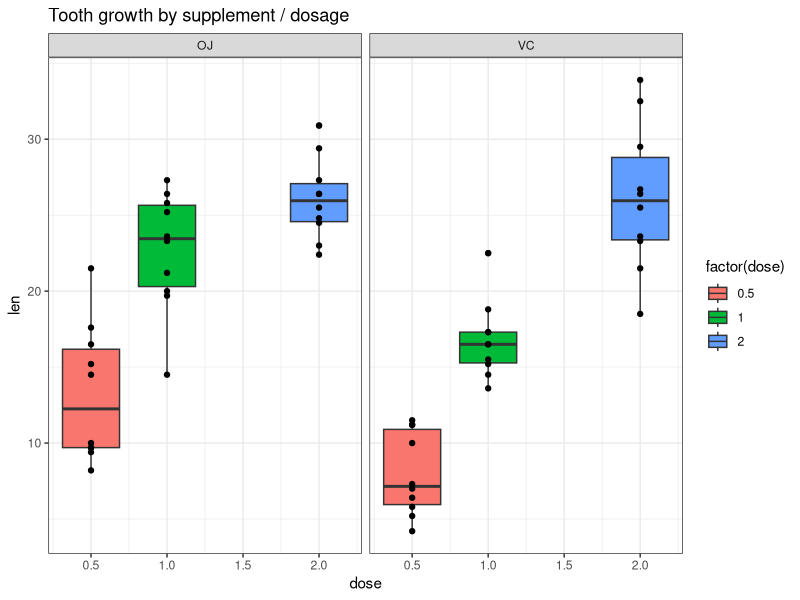

This chart was generated by the following R code:
## ---- chunk 1
knitr::opts_chunk$set(echo = TRUE)

## ---- chunk 2
# load required libraries
library(ggplot2)
library(datasets)
suppressMessages(library(dplyr))

data(ToothGrowth)
tg <- ToothGrowth
str(tg)
head(tg, 5)
## ---- chunk 3
summary(tg)
## ---- chunk 4
library(ggplot2)
p <- ggplot(tg, aes(x = dose, y = len)) + 
        theme_bw() +
        geom_boxplot(aes(fill = factor(dose))) +
        geom_point() +
        facet_grid(.~supp) +
        ggtitle("Tooth growth by supplement / dosage")
p
## ---- chunk 5
t.test(len ~ supp, data = tg)
t.test(len ~ supp, data = tg[tg$dose < 2,])
t.test(len ~ supp, data = tg[tg$dose == 2,])
